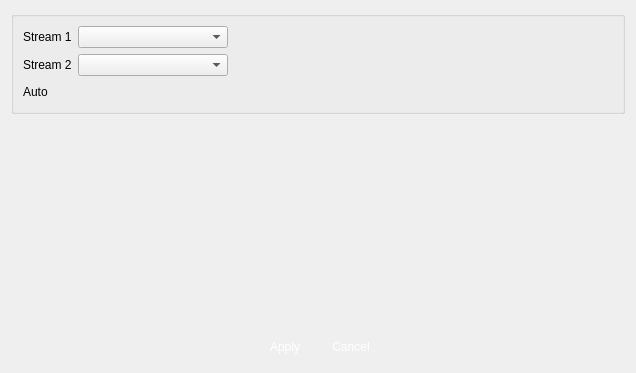
<?xml version="1.0" encoding="UTF-8"?>
<ui version="4.0">
 <class>VSCStreamSelect</class>
 <widget class="QWidget" name="VSCStreamSelect">
  <property name="geometry">
   <rect>
    <x>0</x>
    <y>0</y>
    <width>636</width>
    <height>373</height>
   </rect>
  </property>
  <property name="windowTitle">
   <string>Master Hard Disk Selecting</string>
  </property>
  <property name="windowIcon">
   <iconset>
    <normaloff>:/logo/resources/vscsmall.jpg</normaloff>:/logo/resources/vscsmall.jpg</iconset>
  </property>
  <layout class="QVBoxLayout" name="verticalLayout_2">
   <item>
    <widget class="QGroupBox" name="groupBox">
     <property name="title">
      <string/>
     </property>
     <layout class="QVBoxLayout" name="verticalLayout">
      <item>
       <layout class="QHBoxLayout" name="horizontalLayout_3">
        <item>
         <widget class="QLabel" name="labelName">
          <property name="text">
           <string>Stream 1</string>
          </property>
          <property name="alignment">
           <set>Qt::AlignLeading|Qt::AlignLeft|Qt::AlignVCenter</set>
          </property>
         </widget>
        </item>
        <item>
         <widget class="QComboBox" name="stream1">
          <property name="minimumSize">
           <size>
            <width>150</width>
            <height>0</height>
           </size>
          </property>
         </widget>
        </item>
        <item>
         <spacer name="horizontalSpacer_3">
          <property name="orientation">
           <enum>Qt::Horizontal</enum>
          </property>
          <property name="sizeHint" stdset="0">
           <size>
            <width>40</width>
            <height>20</height>
           </size>
          </property>
         </spacer>
        </item>
       </layout>
      </item>
      <item>
       <layout class="QHBoxLayout" name="horizontalLayout_4">
        <item>
         <widget class="QLabel" name="labelName_2">
          <property name="text">
           <string>Stream 2</string>
          </property>
          <property name="alignment">
           <set>Qt::AlignLeading|Qt::AlignLeft|Qt::AlignVCenter</set>
          </property>
         </widget>
        </item>
        <item>
         <widget class="QComboBox" name="stream2">
          <property name="minimumSize">
           <size>
            <width>150</width>
            <height>0</height>
           </size>
          </property>
         </widget>
        </item>
        <item>
         <spacer name="horizontalSpacer_4">
          <property name="orientation">
           <enum>Qt::Horizontal</enum>
          </property>
          <property name="sizeHint" stdset="0">
           <size>
            <width>40</width>
            <height>20</height>
           </size>
          </property>
         </spacer>
        </item>
       </layout>
      </item>
      <item>
       <layout class="QHBoxLayout" name="horizontalLayout_2">
        <item>
         <widget class="QLabel" name="labelName_3">
          <property name="text">
           <string>Auto      </string>
          </property>
          <property name="alignment">
           <set>Qt::AlignLeading|Qt::AlignLeft|Qt::AlignVCenter</set>
          </property>
         </widget>
        </item>
        <item>
         <widget class="SwitchControl" name="autoSelect" native="true">
          <property name="maximumSize">
           <size>
            <width>40</width>
            <height>25</height>
           </size>
          </property>
         </widget>
        </item>
        <item>
         <spacer name="horizontalSpacer_5">
          <property name="orientation">
           <enum>Qt::Horizontal</enum>
          </property>
          <property name="sizeHint" stdset="0">
           <size>
            <width>40</width>
            <height>20</height>
           </size>
          </property>
         </spacer>
        </item>
       </layout>
      </item>
     </layout>
    </widget>
   </item>
   <item>
    <spacer name="verticalSpacer">
     <property name="orientation">
      <enum>Qt::Vertical</enum>
     </property>
     <property name="sizeHint" stdset="0">
      <size>
       <width>20</width>
       <height>40</height>
      </size>
     </property>
    </spacer>
   </item>
   <item>
    <layout class="QHBoxLayout" name="horizontalLayout">
     <item>
      <spacer name="horizontalSpacer">
       <property name="orientation">
        <enum>Qt::Horizontal</enum>
       </property>
       <property name="sizeHint" stdset="0">
        <size>
         <width>40</width>
         <height>20</height>
        </size>
       </property>
      </spacer>
     </item>
     <item>
      <widget class="QPushButton" name="pushButtonApply">
       <property name="minimumSize">
        <size>
         <width>60</width>
         <height>30</height>
        </size>
       </property>
       <property name="maximumSize">
        <size>
         <width>60</width>
         <height>30</height>
        </size>
       </property>
       <property name="styleSheet">
        <string notr="true">QPushButton { 
border:none;
color:white;
background-image: url(:/action/resources/button.png);}
QPushButton:hover {
	background-image: url(:/action/resources/buttonpress.png);}
QPushButton:pressed {
	background-image: url(:/action/resources/button.png);}
</string>
       </property>
       <property name="text">
        <string>Apply</string>
       </property>
       <property name="iconSize">
        <size>
         <width>60</width>
         <height>40</height>
        </size>
       </property>
      </widget>
     </item>
     <item>
      <widget class="QPushButton" name="pushButtonCancel">
       <property name="minimumSize">
        <size>
         <width>60</width>
         <height>30</height>
        </size>
       </property>
       <property name="maximumSize">
        <size>
         <width>60</width>
         <height>30</height>
        </size>
       </property>
       <property name="styleSheet">
        <string notr="true">QPushButton { 
border:none;
color:white;
background-image: url(:/action/resources/button.png);}
QPushButton:hover {
	background-image: url(:/action/resources/buttonpress.png);}
QPushButton:pressed {
	background-image: url(:/action/resources/button.png);}
</string>
       </property>
       <property name="text">
        <string>Cancel</string>
       </property>
       <property name="iconSize">
        <size>
         <width>60</width>
         <height>40</height>
        </size>
       </property>
      </widget>
     </item>
     <item>
      <spacer name="horizontalSpacer_2">
       <property name="orientation">
        <enum>Qt::Horizontal</enum>
       </property>
       <property name="sizeHint" stdset="0">
        <size>
         <width>40</width>
         <height>20</height>
        </size>
       </property>
      </spacer>
     </item>
    </layout>
   </item>
  </layout>
 </widget>
 <customwidgets>
  <customwidget>
   <class>SwitchControl</class>
   <extends>QWidget</extends>
   <header>common/switchcontrol.h</header>
   <container>1</container>
  </customwidget>
 </customwidgets>
 <resources>
  <include location="../../../main/vscmainwindows.qrc"/>
 </resources>
 <connections/>
</ui>
